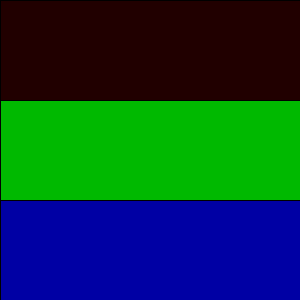
Frame 1 (no input)
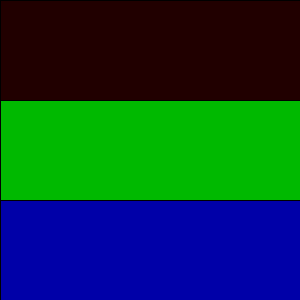
Frame 60 (the mouse pressed at the canvas centre just before this capture)
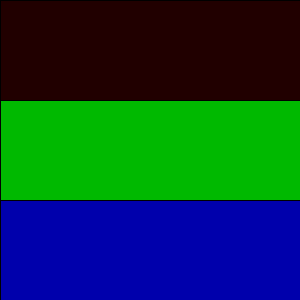
Frame 120 (the mouse held since frame 60 and released just before this capture)

The Processing sketch that drew these frames (run headless with seeded random() and noise(); from frame 60 on, the mouse is pressed at the canvas centre):

// Processing sketch: processing_21853
// ── processing_21853.pde

void setup(){
  background(0);
  rectMode(CENTER);
  size(300,300);
}

void draw(){
  int h=hour();
  int m=minute();
  int s=second();
  fill(h*11.086956,0,0);
  rect(150,50,300,100);
  fill(0,m*4.322033898,0);
  rect(150,150,300,100);
  fill(0,0,s*4.322033898);
  rect(150,250,300,100);
}
